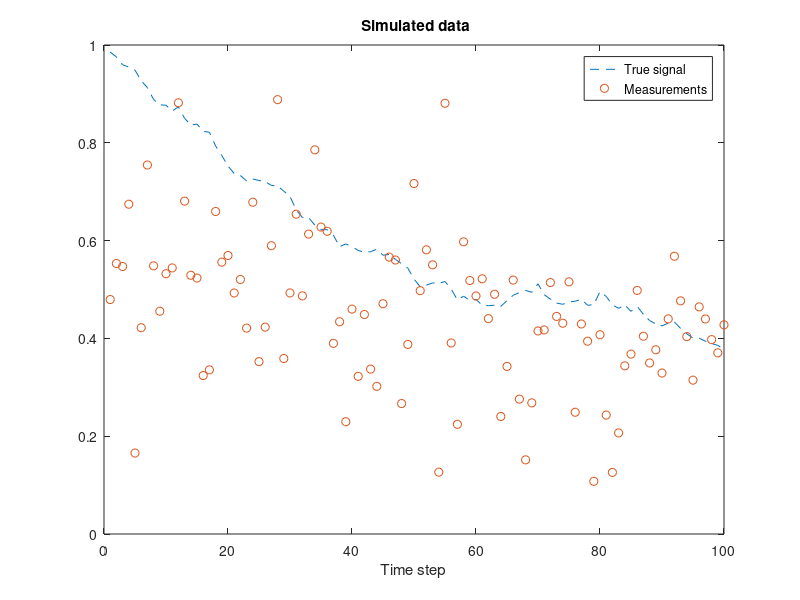
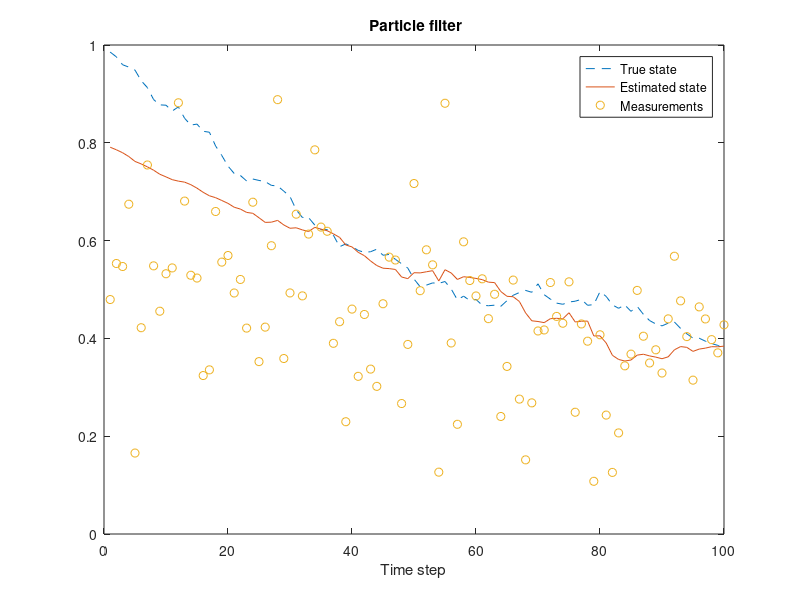

The MATLAB source for these figures, in order:
%%%%%%%%%%%%%%%%%%%%%%%%%%%%%%%%%%%%%%%%%%%%%%%%%%%%%%%%%%%%%%%%%
% Supplemental Matlab code for Exercise 1 in hw2
%
% Last updated: $Date: 2023/11/5 $
%%%%%%%%%%%%%%%%%%%%%%%%%%%%%%%%%%%%%%%%%%%%%%%%%%%%%%%%%%%%%%%%%

%% Generate data
clear;
clc;
close all;

% Lock random seed
rng(101,'twister');

% Gaussian random draw, m is the mean and S the covariance
gauss_rnd = @(m,S) m + chol(S)'*randn(size(m));

% Calculate root mean squared error
rmse = @(x,y) sqrt(mean((x(:)-y(:)).^2));

% Define parameters
steps = 100;  % Number of time steps
% w     = 0.5;  % Angular velocity
q     = 0.01^2; % Process noise spectral density
r     = 0.02;  % Measurement noise variance

% This is the dynamics model
f = @(x) x-0.01*sin(x);

% This is the measurement model
h = @(x) 0.5*sin(2*x);

% This is the true initial value
x0 = 1; 

% Simulate data
X = zeros(1,steps);  % The true state
Y = zeros(1,steps);  % Measurements
T = 1:steps;         % Time
x = x0;
for k=1:steps
    x = gauss_rnd(f(x),q);
    y = gauss_rnd(h(x),r);
    X(k) = x;
    Y(k) = y;
end

% Visualize
figure; clf;
plot(T,X(1,:),'--',T,Y,'o');
legend('True signal','Measurements');
xlabel('Time step'); title('\bf Simulated data')

%% Particle filter

% Particle filter solution. The estimates of x_t are stored in EST.
% Initialize the particles
particle_num = 100;
particles = 0.8*ones(particle_num,1);
weights = ones(particle_num,1)*1/particle_num;
EST = zeros(1,steps); % Allocate space for results

% Run EKF
for k=1:steps
    % Prediction step: propagate particles through the state transition
    particles = f(particles) + sqrt(q)*randn(particle_num,1);
    
    % Update step: calculate importance weights
    for i=1:particle_num
        weights(i) = exp(-0.5*(Y(k) - h(particles(i)))^2/r);
    end
    weights = weights/sum(weights); % Normalize weights
    
    % Resampling step: systematic resampling
    cumsum_weights = cumsum(weights);
    u = (0:particle_num-1)'/particle_num + rand/particle_num;
    j = 1;
    particles_new = zeros(particle_num,1);  % Pre-allocate the array
    for i=1:particle_num
        while u(i) > cumsum_weights(j)
            j = j + 1;
        end
        particles_new(i) = particles(j);
    end
    particles = particles_new;
    weights = ones(particle_num,1)/particle_num; % Reset weights
    
    % Store the mean value of particles
    EST(k) = mean(particles);
end

% Visualize results
figure; clf

% Plot the state and its estimate
plot(T,X(:),'--',T,EST(:),'-',T,Y(:),'o');
legend('True state','Estimated state','Measurements');
xlabel('Time step'); title('\bf Particle filter')

% Compute error
err = rmse(X,EST)